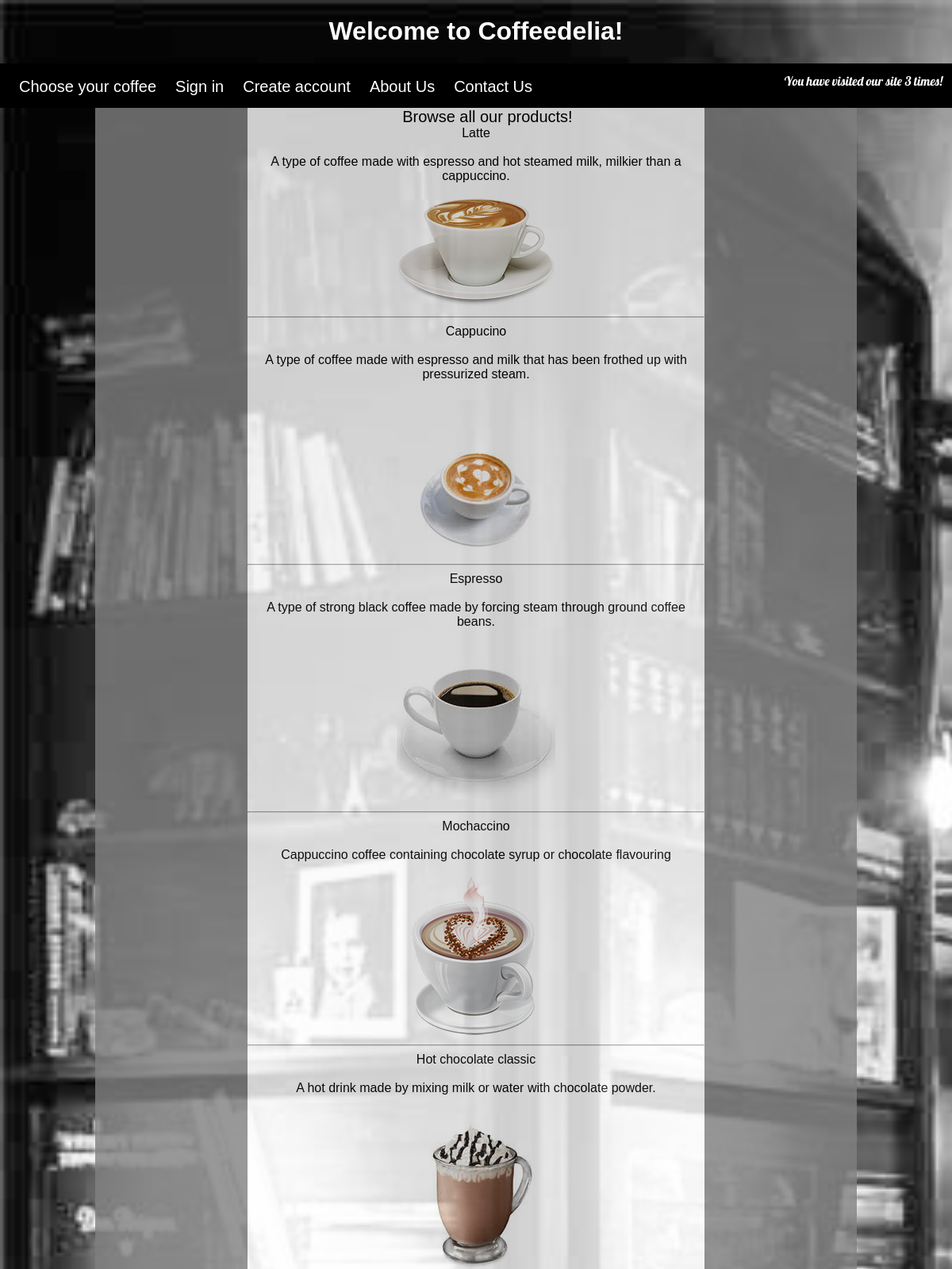
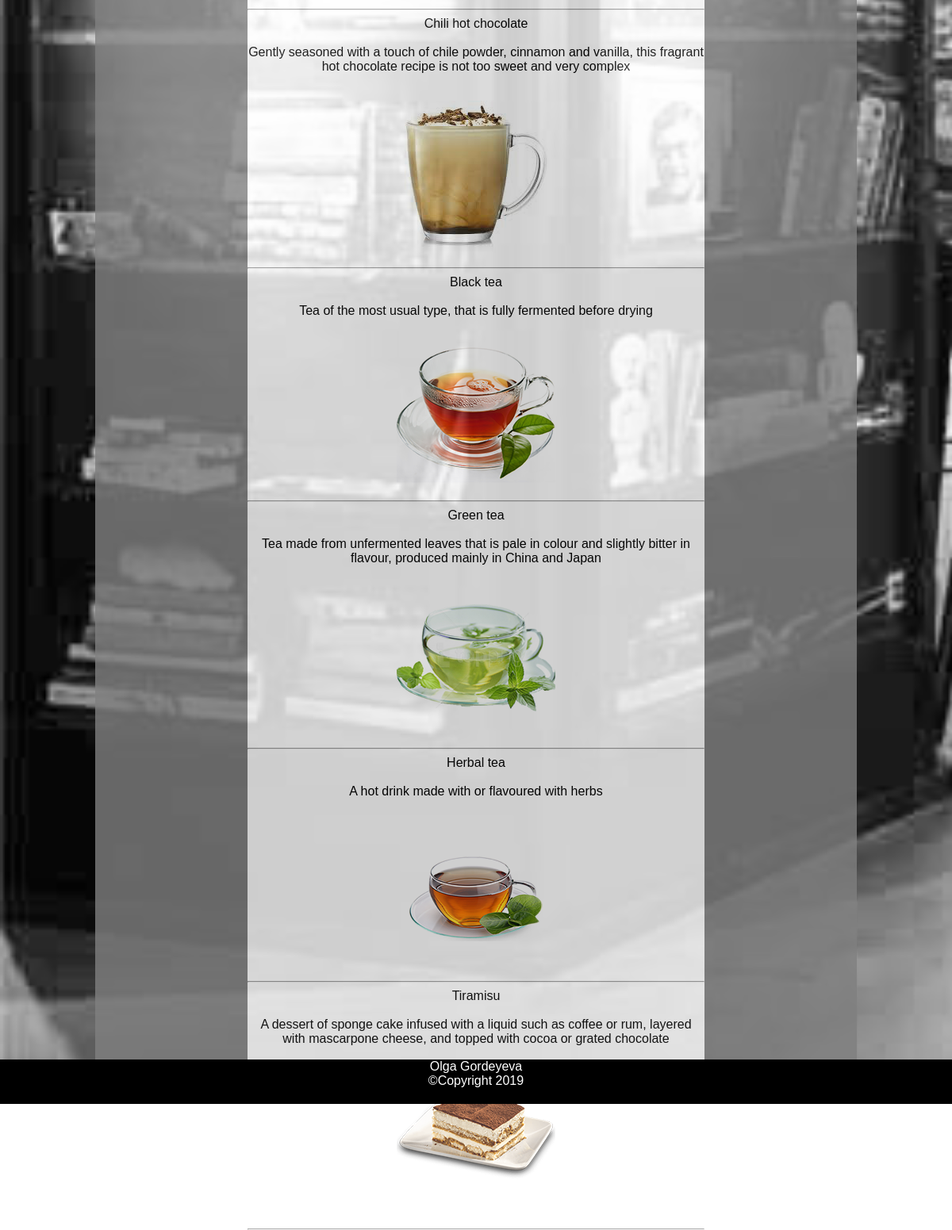
The app's page / (signed in) with its own data (2 pictures, top to bottom).
### tables this page shows
CREATE TABLE `navmenu` (
  `navMenuID` int(10) UNSIGNED NOT NULL,
  `pageID` int(10) UNSIGNED NOT NULL,
  `label` varchar(32) NOT NULL,
  `menuOrder` int(11) NOT NULL
);

CREATE TABLE `products` (
  `productId` int(10) UNSIGNED NOT NULL,
  `productType` int(10) UNSIGNED NOT NULL,
  `productName` varchar(25) NOT NULL,
  `description` varchar(150) NOT NULL,
  `image` varchar(50) NOT NULL
);

### include/sections/init.php (called while the page is built, shortened)
<?php
$host = '127.0.0.1';
$db   = 'site';
$charset = 'utf8mb4';
$dsn = "mysql:host=$host;dbname=$db;charset=$charset";
$user = 'db_user';
$pass = 'VecrofEyQfcu6H5g';
$options[PDO::ATTR_ERRMODE] = PDO::ERRMODE_EXCEPTION;
$options[PDO::ATTR_DEFAULT_FETCH_MODE] = PDO::FETCH_ASSOC;
$options[PDO::ATTR_EMULATE_PREPARES] = false;
try {
  $pdo = new PDO($dsn, $user, $pass, $options);
} catch (PDOException $e) {
  throw new PDOException($e->getMessage(), (int)$e->getCode());
}
$sqlProduct = 'SELECT products.productName as `Product`, products.description AS `Description`, products.image,
producttype.productTypeName AS `Category`  FROM products
JOIN producttype on products.productType=producttype.productTypeId';
$query = $pdo->prepare($sqlProduct);
$query->execute();

### include/pages/home.php (the view)
<div class="wrap_products">
    <span class="coffee_choose">Browse all our products!</span>
    <?php
    require_once('include/sections/init.php');
    if (!empty($queryId)) {
      if ($queryId->rowCount() > 0) {
        echo '<div>';
        foreach ($queryId as $prodCat) {
          echo '<div class="product_title">' . $prodCat['Product'] . '</div><br>';
          echo '<div>' . $prodCat['Description'] . '</div><br>';
          echo  ' <img src="img/' . $prodCat['image'] . '"   />';
          echo   '<br>';
          echo "<hr>";
        }
        echo '</div>';
        echo '<p><a href="?p=products">Browse all products</a></p>';
      }
    } else {
      if ($query->rowCount() > 0) {
        echo '<div>';
        foreach ($query as $product) {
          echo '<div class="product_title">' . $product['Product'] . '</div><br>';
          echo '<div>' . $product['Description'] . '</div><br>';
          echo  ' <img src="img/' . $product['image'] . '"   />';
          echo   '<br>';
          echo "<hr>";
        }
        echo '</div>';
      }
    }
    ?>
</div>

### include/classes/NavMenu.php (shortened to what this page needs)
<?php
class NavMenu
{
  private $id;
  private $menuItems = array();
  public function __construct($id = 'mainnav', $rows = null)
  {
    $this->id = $id;
  }
  public function loadData($sql)
  {
    $pdo = $GLOBALS['pdo'];
    $this->loadRows($pdo->query($sql));
  }
  public function __toString()
  {
    $output = '<nav id="' . $this->id . '">';
    foreach ($this->menuItems as $item) {
      $output .= '<a class="' . ($item['active'] ? 'active' : 'inactive') . '" href="?p=' . $item['key'] . '">' .
        $item['label'] . '</a>';
    }
    $output .= include('include/sections/visit.php');
    $output .= '</nav>';
    return $output;
  }
  public function setActive($key = '')
  {
    foreach ($this->menuItems as $i => $item) {
      if ($item['key'] == $key) {
        $this->menuItems[$i]['active'] = true;
      } else {
        $this->menuItems[$i]['active'] = false;
      }
    }
  }
  public function addItem($key, $label, $order = 0)
  {
    $key = trim(strtolower(str_replace(' ', '', $key)));
    $this->menuItems[] = array(
      'key' => $key,
      'label' => $label,
      'order' => $order,
      'active' => false
    );
    usort($this->menuItems, function ($a, $b) {
      if ($a['order'] == $b['order']) {
        return 0;
      }
      if ($a['order'] > $b['order']) {
        return 1;
      }
      return -1;
    });
  }
}

### main.css (style rules this page uses)
body { margin: 0; background-image: url("img/main_background1.jpg"); background-repeat: no-repeat; background-size: cover; font-family: "Franklin Gothic Medium", "Arial Narrow", Arial, sans-serif; }
nav > a { display: inline-block; text-decoration: none; color: white; font-family: "Franklin Gothic Medium", "Arial Narrow", Arial, sans-serif; font-size: 20px; margin-top: 1.5%; margin-left: 2%; }
nav { background-color: black; height: 7vh; }
.coffee_choose { margin-left: 5%; margin-top: 5%; margin-bottom: 5%; color: black; font-size: 2.5vh; font-family: "Franklin Gothic Medium", "Arial Narrow", Arial, sans-serif; }
.wrap_products { text-align: center; margin: 0 auto; background-color: white; width: 60%; }
.product_title { font-family: "Franklin Gothic Medium", "Arial Narrow", Arial, sans-serif; font-size: 2vh; }

### records on screen
navmenu: label "Choose your coffee"
navmenu: label "Sign in"
navmenu: label "Create account"
navmenu: label "About Us"
navmenu: label "Contact Us"
products: productName "Latte", description "A type of coffee made with espresso and hot steamed milk, milkier than a cappuccino.", image (picture)
products: productName "Cappucino", description "A type of coffee made with espresso and milk that has been frothed up with pressurized steam.", image (picture)
products: productName "Espresso", description "A type of strong black coffee made by forcing steam through ground coffee beans.", image (picture)
products: productName "Mochaccino", description "Cappuccino coffee containing chocolate syrup or chocolate flavouring", image (picture)
products: productName "Hot chocolate classic", description "A hot drink made by mixing milk or water with chocolate powder.", image (picture)
products: productName "Chili hot chocolate", description "Gently seasoned with a touch of chile powder, cinnamon and vanilla, this fragrant hot chocolate recipe is not too sweet and very complex", image (picture)
products: productName "Black tea", description "Tea of the most usual type, that is fully fermented before drying", image (picture)
products: productName "Green tea", description "Tea made from unfermented leaves that is pale in colour and slightly bitter in flavour, produced mainly in China and Japan", image (picture)
products: productName "Herbal tea", description "A hot drink made with or flavoured with herbs", image (picture)
products: productName "Tiramisu", description "A dessert of sponge cake infused with a liquid such as coffee or rum, layered with mascarpone cheese, and topped with cocoa or grated chocolate", image (picture)

### other values on screen
$visit "3"
